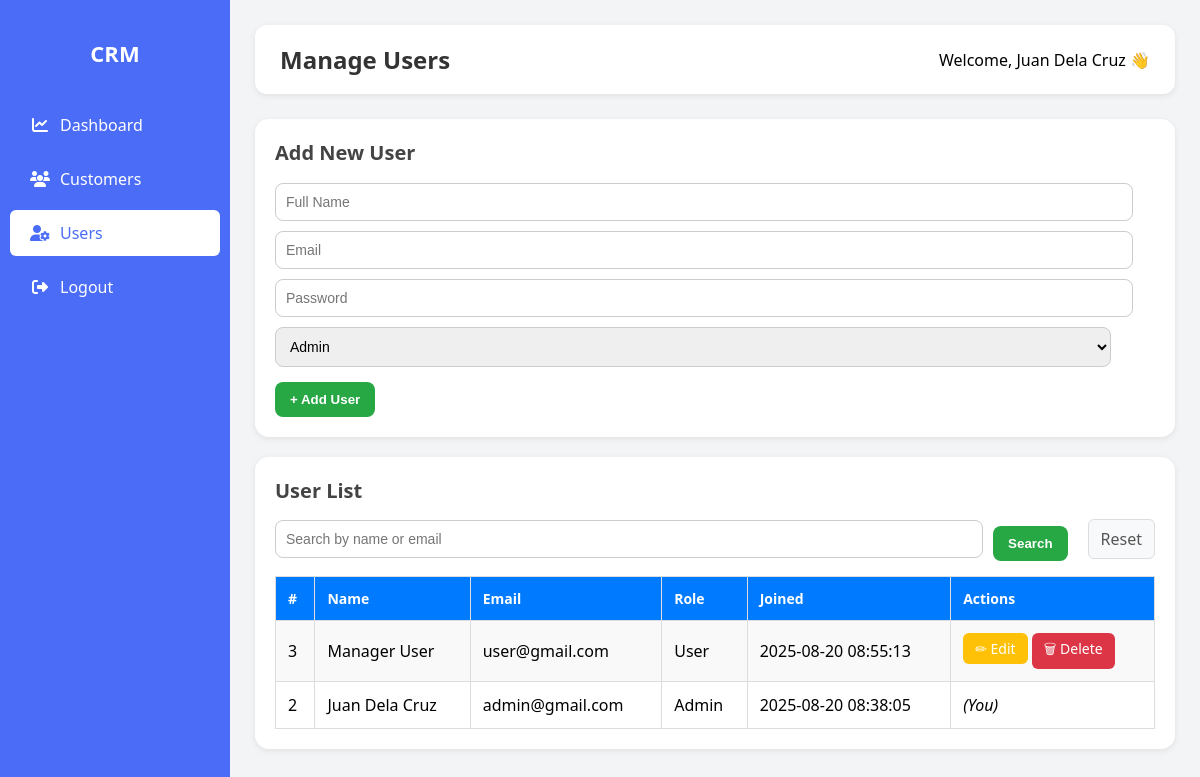
Page /users.php (signed in) on the earlier database version.
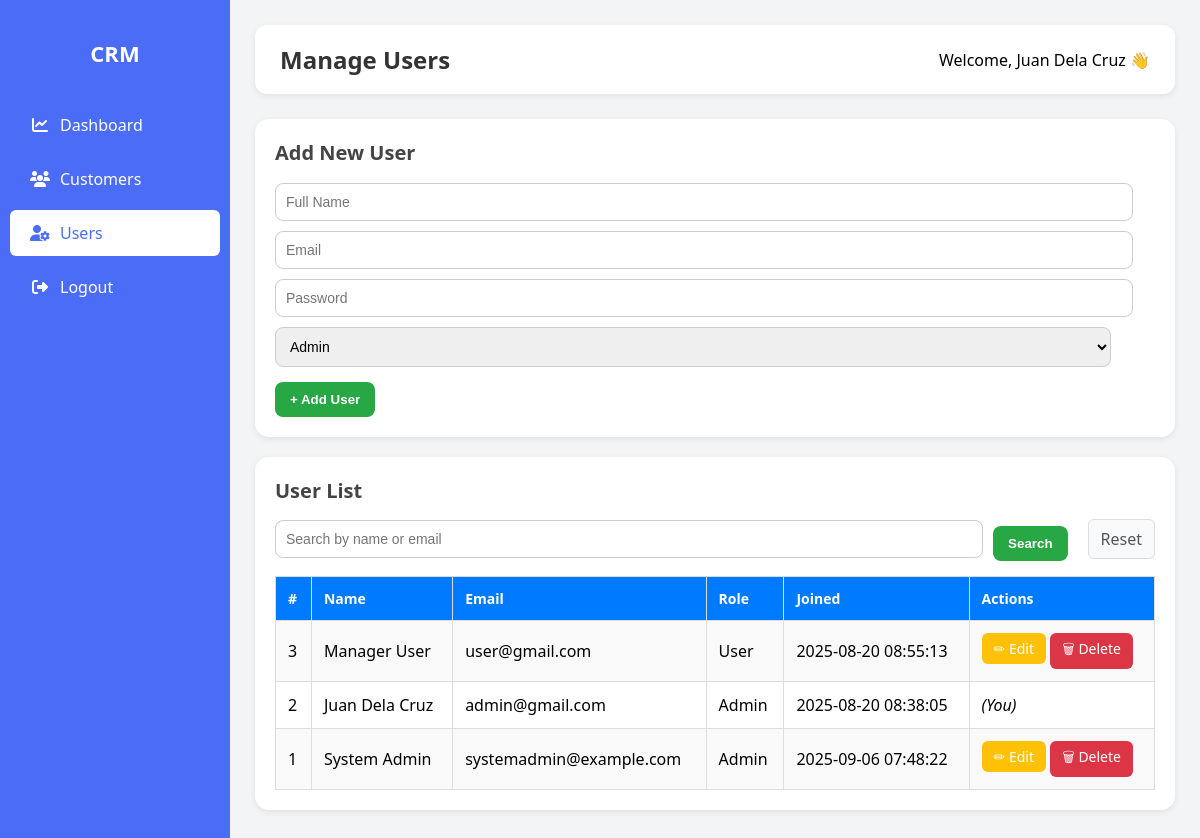
Same page on the later database version.
### tables this page shows
CREATE TABLE `users` (
  `id` int(11) NOT NULL,
  `name` varchar(100) NOT NULL,
  `email` varchar(100) NOT NULL,
  `password` varchar(255) NOT NULL,
  `role` enum('admin','user') DEFAULT 'user',
  `created_at` timestamp NOT NULL DEFAULT current_timestamp()
);

### users.php (the view, shortened to what this page needs)
<?php
include 'config.php';
if (isset($_GET['search']) && !empty($_GET['search'])) {
    $search = "%" . $_GET['search'] . "%";
    $stmt = $conn->prepare("SELECT id, name, email, role, created_at FROM users WHERE name LIKE ? OR email LIKE ? ORDER BY id DESC");
    $stmt->bind_param("ss", $search, $search);
    $stmt->execute();
    $result = $stmt->get_result();
    $stmt->close();
} else {
    $result = $conn->query("SELECT id, name, email, role, created_at FROM users ORDER BY id DESC");
}
$editUser = null;
?>
<!DOCTYPE html>
<html lang="en">
<head>
    <link rel="stylesheet" href="https://cdnjs.cloudflare.com/ajax/libs/font-awesome/6.4.0/css/all.min.css">
</head>
<body>
    <div class="sidebar">
    <h2>CRM</h2>
     <a href="dashboard.php"><i class="fas fa-chart-line"></i> <span>Dashboard</span></a>
    <a href="customers.php"><i class="fas fa-users"></i> Customers</a>
       <a href="users.php" class="active" ><i class="fas fa-user-cog"></i> <span>Users</span></a>
    <a href="logout.php"><i class="fas fa-sign-out-alt"></i> <span>Logout</span></a>
    </div>
    <div class="main-content">
        <div class="header">
            <h2>Manage Users</h2>
            <span>Welcome, <?php echo htmlspecialchars($_SESSION['name']); ?> 👋</span>
        </div>
        <div class="card">
            <?php if ($editUser) { ?>
                <h3>Edit User</h3>
                <form method="POST">
                    <input type="hidden" name="id" value="<?= $editUser['id']; ?>">
                    <input type="text" name="name" value="<?= htmlspecialchars($editUser['name']); ?>" required><br>
                    <input type="email" name="email" value="<?= htmlspecialchars($editUser['email']); ?>" required><br>
                    <input type="password" name="password" placeholder="New Password (leave blank to keep current)"><br>
                    <select name="role" required>
                        <option value="admin" <?= $editUser['role'] === 'admin' ? 'selected' : ''; ?>>Admin</option>
                        <option value="user" <?= $editUser['role'] === 'user' ? 'selected' : ''; ?>>Manager</option>
                    </select><br>
                    <button type="submit" name="update_user" class="btn-add">Update User</button>
                    <a href="users.php" class="cancel-btn">Cancel</a>
                </form>
            <?php } else { ?>
                <h3>Add New User</h3>
                <form method="POST">
                    <input type="text" name="name" placeholder="Full Name" required><br>
                    <input type="email" name="email" placeholder="Email" required><br>
                    <input type="password" name="password" placeholder="Password" required><br>
                    <select name="role" required>
                        <option value="admin">Admin</option>
                    </select><br>
                    <button type="submit" name="add_user" class="btn-add">+ Add User</button>
                </form>
            <?php } ?>
        </div>
        <div class="card">
            <h3>User List</h3>
            <form method="GET" class="search-bar">
                <input type="text" name="search" placeholder="Search by name or email" value="<?= isset($_GET['search']) ? htmlspecialchars($_GET['search']) : '' ?>">
                <button type="submit" class="btn-add">Search</button>
                <a href="users.php" class="cancel-btn">Reset</a>
            </form>
            <table>
                <tr>
                    <th>#</th>
                    <th>Name</th>
                    <th>Email</th>
                    <th>Role</th>
                    <th>Joined</th>
                    <th>Actions</th>
                </tr>
                <?php while ($row = $result->fetch_assoc()) { ?>
                <tr>
                    <td><?= htmlspecialchars($row['id']); ?></td>
                    <td><?= htmlspecialchars($row['name']); ?></td>
                    <td><?= htmlspecialchars($row['email']); ?></td>
                    <td><?= ucfirst(htmlspecialchars($row['role'])); ?></td>
                    <td><?= htmlspecialchars($row['created_at']); ?></td>
                    <td>
                        <?php if ($row['id'] != $_SESSION['user_id']) { ?>
                            <a href="users.php?edit=<?= $row['id']; ?>" class="btn btn-edit">✏ Edit</a>
                            <a href="users.php?delete=<?= $row['id']; ?>"
                               class="btn btn-delete"
                               onclick="return confirm('Are you sure you want to delete this user?');">
                               🗑 Delete
                            </a>
                        <?php } else { ?>
                            <em>(You)</em>
                        <?php } ?>
                    </td>
                </tr>
                <?php } ?>
            </table>
        </div>
    </div>
</body>
</html>

Differences in the rows shown:
added users: id "1", name "System Admin", email "systemadmin@example.com", role "Admin", created_at "2025-09-06 07:48:22"
